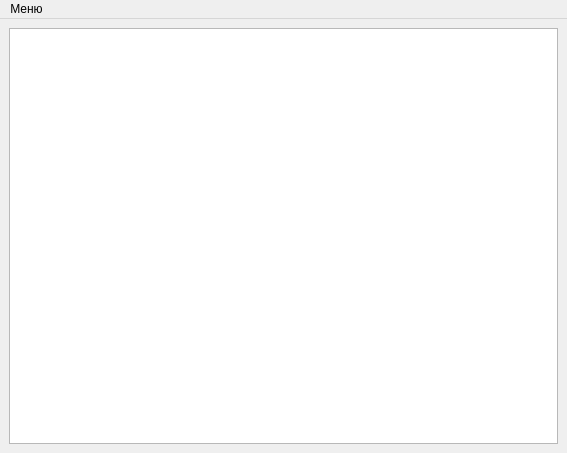
<?xml version="1.0" encoding="UTF-8"?>
<ui version="4.0">
 <class>WelcomeWindow</class>
 <widget class="QMainWindow" name="WelcomeWindow">
  <property name="geometry">
   <rect>
    <x>0</x>
    <y>0</y>
    <width>567</width>
    <height>453</height>
   </rect>
  </property>
  <property name="windowTitle">
   <string>Окно приветствия</string>
  </property>
  <widget class="QWidget" name="central_widget">
   <layout class="QVBoxLayout" name="verticalLayout">
    <item>
     <widget class="QGraphicsView" name="graphics_view">
      <property name="frameShape">
       <enum>QFrame::StyledPanel</enum>
      </property>
      <property name="verticalScrollBarPolicy">
       <enum>Qt::ScrollBarAlwaysOff</enum>
      </property>
      <property name="horizontalScrollBarPolicy">
       <enum>Qt::ScrollBarAlwaysOff</enum>
      </property>
      <property name="sizeAdjustPolicy">
       <enum>QAbstractScrollArea::AdjustIgnored</enum>
      </property>
     </widget>
    </item>
   </layout>
  </widget>
  <widget class="QMenuBar" name="menubar">
   <property name="geometry">
    <rect>
     <x>0</x>
     <y>0</y>
     <width>567</width>
     <height>26</height>
    </rect>
   </property>
   <widget class="QMenu" name="menu">
    <property name="title">
     <string>Меню</string>
    </property>
    <addaction name="action_settings"/>
    <addaction name="separator"/>
    <addaction name="action_quit"/>
   </widget>
   <addaction name="menu"/>
  </widget>
  <action name="action_settings">
   <property name="text">
    <string>Настройки</string>
   </property>
  </action>
  <action name="action_help">
   <property name="text">
    <string>Справка</string>
   </property>
  </action>
  <action name="action_quit">
   <property name="text">
    <string>Выход</string>
   </property>
  </action>
 </widget>
 <resources/>
 <connections/>
</ui>
